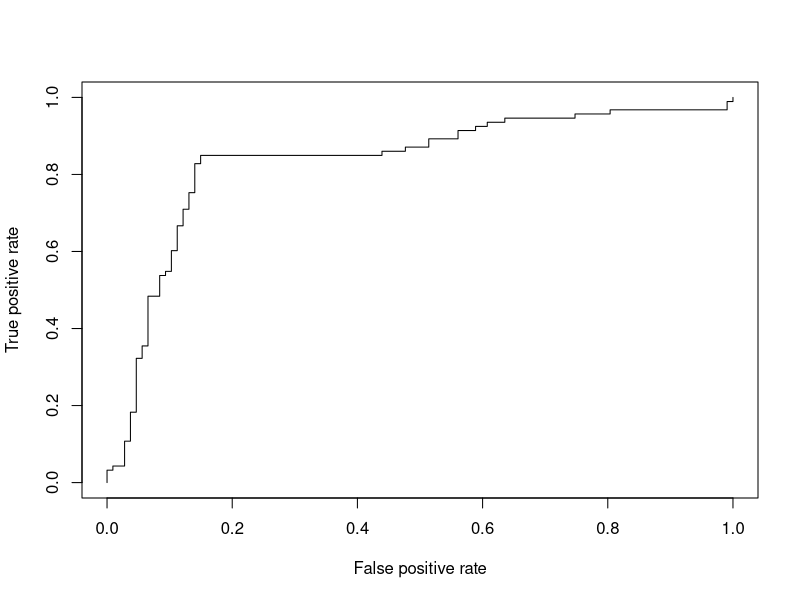
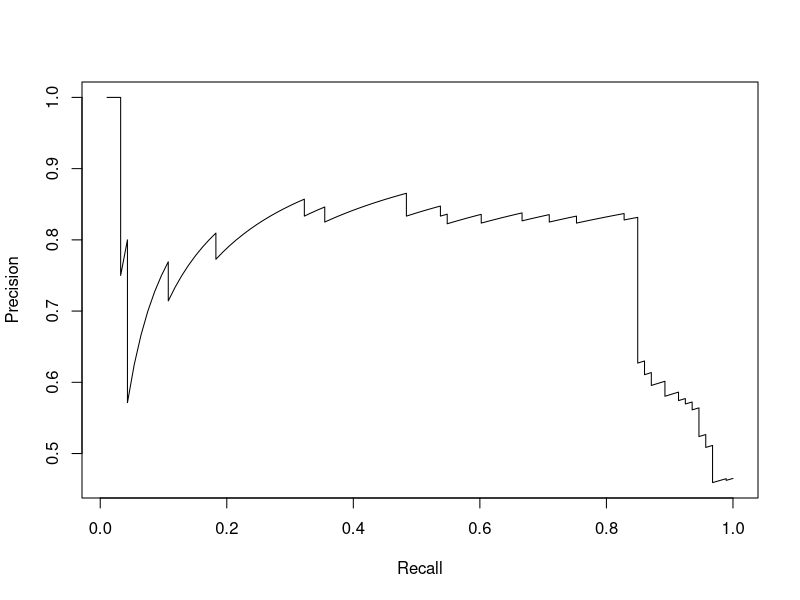
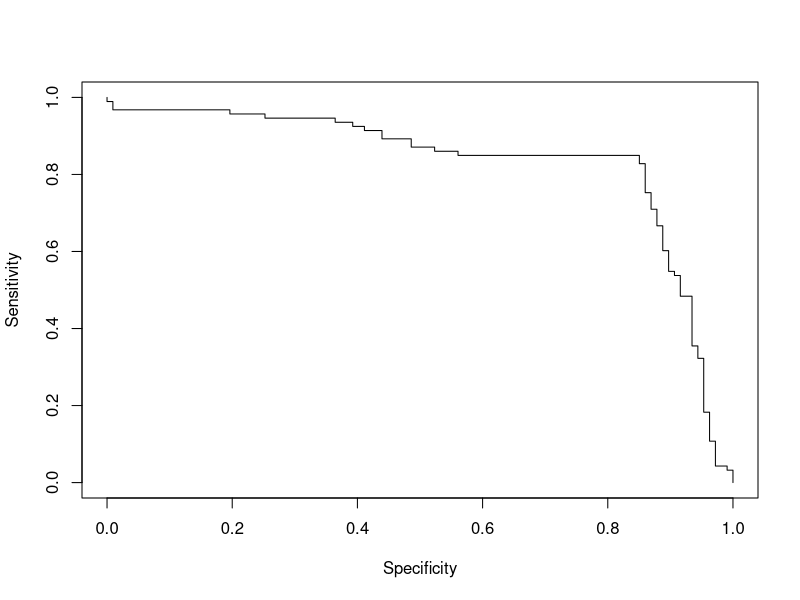

Generate these figures, in order, with R: (Note: this script raises an error after producing the figures.)
packages.list = c("ROCR", "merror")

for(i in 1:length(packages.list))
{
  install.packages(packages.list[i])
  require(packages.list[i], character.only = TRUE)
}
library(ROCR)
data(ROCR.simple)
pred <- prediction( ROCR.simple$predictions, ROCR.simple$labels)
perf <- performance(pred,"tpr","fpr")
plot(perf)

## precision/recall curve (x-axis: recall, y-axis: precision)
perf1 <- performance(pred, "prec", "rec")
plot(perf1)

## sensitivity/specificity curve (x-axis: specificity,
## y-axis: sensitivity)
perf1 <- performance(pred, "sens", "spec")
plot(perf1)

data(pm2.5)

# Make various calibration plots for pm2.5 measurements
par(mfrow=c(2,2))
cplot(pm2.5,2,1)
cplot(pm2.5,3,1)
cplot(pm2.5,4,1)
# Add the naive regression lines JUST for comparison
cplot(pm2.5,5,1,regress=TRUE,t.size=0.9)

# This is redundant but illustrates using the
# argument alpha.beta.sigma
a <- ncb.od(pm2.5)$sigma.table$alpha.ncb[1:5]
b <- ncb.od(pm2.5)$sigma.table$beta[1:5]
s <- ncb.od(pm2.5)$sigma.table$sigma[1:5]

alpha.beta.sigma <- t(data.frame(a,b,s))

cplot(pm2.5,2,1,alpha.beta.sigma=alpha.beta.sigma)
cplot(pm2.5,2,1,alpha.beta.sigma=alpha.beta.sigma,regress=TRUE)
